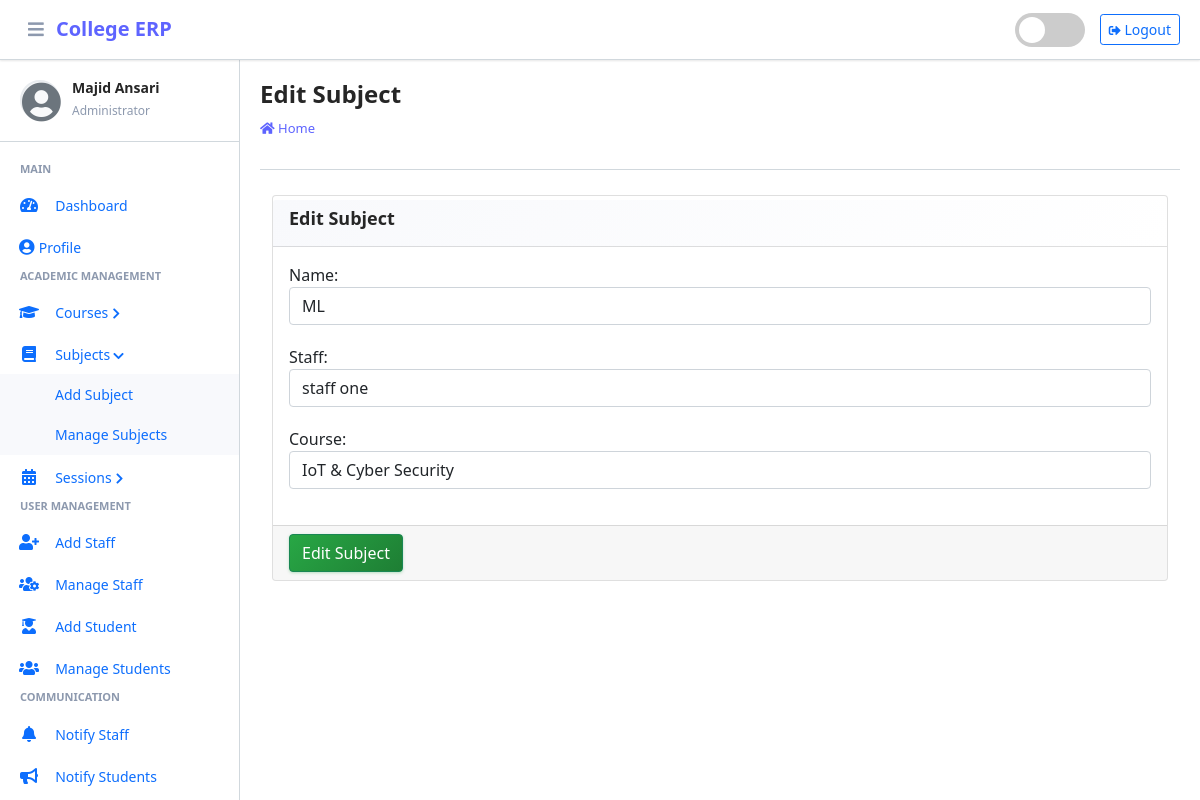
Page /subject/edit/6 (signed in) on the committed database.
### main_app/models.py (models this page shows, shortened)
class CustomUser(AbstractUser):
    USER_TYPE = ((1, "HOD"), (2, "Staff"), (3, "Student"))
    GENDER = [("M", "Male"), ("F", "Female")]
    username = None  # Removed username, using email instead
    email = models.EmailField(unique=True)
    user_type = models.CharField(default=1, choices=USER_TYPE, max_length=1)
    gender = models.CharField(max_length=1, choices=GENDER)
    profile_pic = models.ImageField()
    address = models.TextField()
    fcm_token = models.TextField(default="")  # For firebase notifications
    created_at = models.DateTimeField(auto_now_add=True)
    updated_at = models.DateTimeField(auto_now=True)
    USERNAME_FIELD = "email"
    REQUIRED_FIELDS = []
    objects = CustomUserManager()

class Subject(models.Model):
    name = models.CharField(max_length=120)
    staff = models.ForeignKey(Staff,on_delete=models.CASCADE,)
    course = models.ForeignKey(Course, on_delete=models.CASCADE)
    updated_at = models.DateTimeField(auto_now=True)
    created_at = models.DateTimeField(auto_now_add=True)

### main_app/hod_views.py (the view, shortened to what this page needs)
def edit_subject(request, subject_id):
    instance = get_object_or_404(Subject, id=subject_id)
    form = SubjectForm(request.POST or None, instance=instance)
    context = {
        'form': form,
        'subject_id': subject_id,
        'page_title': 'Edit Subject'
    }
    return render(request, 'hod_template/edit_subject_template.html', context)

### main_app/forms.py
class SubjectForm(FormSettings):
    def __init__(self, *args, **kwargs):
        super(SubjectForm, self).__init__(*args, **kwargs)
    class Meta:
        model = Subject
        fields = ['name', 'staff', 'course']

### main_app/models.py (called while the page is built)
    def __str__(self):
        return self.name

    def __str__(self):
        return self.admin.first_name + " " +  self.admin.last_name

### main_app/templates/hod_template/edit_subject_template.html
{% extends 'main_app/base.html' %}
{% load static %}
{% block page_title %}{{page_title}}{% endblock page_title %}
{% block content %}
<section class="content">
    <div class="container-fluid">
        <div class="row">
            <div class="col-md-12">
                <div class="card card-dark">
                    <div class="card-header">
                        <h3 class="card-title">{{page_title}}</h3>
                    </div>
                    {% include "main_app/form_template.html" with messages=messages  form=form button_text="Edit Subject"%}
                </div>
            </div>
        </div>
    </div>
</section>
{% endblock content %}

### main_app/templates/main_app/erpnext_sidebar.html (shortened to what this page needs)
{% load static %}
<div class="sidebar-header">
    <div class="sidebar-user">
        <i class="fas fa-user-circle sidebar-default-avatar" id="default-avatar" style="display: none;"></i>
        <div class="sidebar-user-info">
            <h6>{{ user.get_full_name|default:user.username }}</h6>
            <small>
                {% if user.user_type == '1' %}
                    Administrator
                {% elif user.user_type == '2' %}
                    Staff Member
                {% else %}
                    Student
                {% endif %}
            </small>
        </div>
    </div>
</div>
<div class="nav-section">
    {% if user.user_type == '1' %}
        <h6 class="nav-section-title">Main</h6>
        <div class="nav-item">
            {% url 'admin_home' as admin_home %}
            <a href="{{ admin_home }}" class="nav-link {% if admin_home == request.path %}active{% endif %}">
                <i class="nav-icon fas fa-tachometer-alt"></i>
                <span class="nav-text">Dashboard</span>
            </a>
        </div>
        <div class="nav-item">
            {% url 'admin_view_profile' as admin_view_profile %}
            <a href="{{ admin_view_profile }}" class="nav-link {% if admin_view_profile == request.path %}active{% endif %}">
                <i class="fas fa-user-circle"></i>
                <span class="nav-text">Profile</span>
            </a>
        </div>
        <h6 class="nav-section-title">Academic Management</h6>
        <div class="nav-item has-submenu {% if 'course' in request.path %}open{% endif %}">
            <a href="#" class="nav-link">
                <i class="nav-icon fas fa-graduation-cap"></i>
                <span class="nav-text">Courses</span>
                <i class="nav-arrow fas fa-chevron-right"></i>
            </a>
        </div>
        <div class="nav-item has-submenu {% if 'subject' in request.path %}open{% endif %}">
            <a href="#" class="nav-link">
                <i class="nav-icon fas fa-book"></i>
                <span class="nav-text">Subjects</span>
                <i class="nav-arrow fas fa-chevron-right"></i>
            </a>
            <div class="nav-submenu">
                <div class="nav-item">
                    {% url 'add_subject' as add_subject %}
                    <a href="{{ add_subject }}" class="nav-link {% if add_subject == request.path %}active{% endif %}">
                        <span class="nav-text">Add Subject</span>
                    </a>
                </div>
                <div class="nav-item">
                    {% url 'manage_subject' as manage_subject %}
                    <a href="{{ manage_subject }}" class="nav-link {% if manage_subject == request.path or 'edit_subject' in request.path %}active{% endif %}">
                        <span class="nav-text">Manage Subjects</span>
                    </a>
                </div>
            </div>
        </div>
        <div class="nav-item has-submenu {% if 'session' in request.path %}open{% endif %}">
            <a href="#" class="nav-link">
                <i class="nav-icon fas fa-calendar-alt"></i>
                <span class="nav-text">Sessions</span>
                <i class="nav-arrow fas fa-chevron-right"></i>
            </a>
        </div>
        <h6 class="nav-section-title">User Management</h6>
        <div class="nav-item">
            {% url 'add_staff' as add_staff %}
            <a href="{{ add_staff }}" class="nav-link {% if add_staff == request.path %}active{% endif %}">
                <i class="nav-icon fas fa-user-plus"></i>
                <span class="nav-text">Add Staff</span>
            </a>
        </div>
        <div class="nav-item">
            {% url 'manage_staff' as manage_staff %}
            <a href="{{ manage_staff }}" class="nav-link {% if manage_staff == request.path or 'edit_staff' in request.path %}active{% endif %}">
                <i class="nav-icon fas fa-users-cog"></i>
                <span class="nav-text">Manage Staff</span>
            </a>
        </div>
        <div class="nav-item">
            {% url 'add_student' as add_student %}
            <a href="{{ add_student }}" class="nav-link {% if add_student == request.path %}active{% endif %}">
                <i class="nav-icon fas fa-user-graduate"></i>
                <span class="nav-text">Add Student</span>
            </a>
        </div>
        <div class="nav-item">
            {% url 'manage_student' as manage_student %}
            <a href="{{ manage_student }}" class="nav-link {% if manage_student == request.path or 'edit_student' in request.path %}active{% endif %}">
                <i class="nav-icon fas fa-users"></i>
                <span class="nav-text">Manage Students</span>
            </a>
        </div>
        <h6 class="nav-section-title">Communication</h6>
        <div class="nav-item">
            {% url 'admin_notify_staff' as admin_notify_staff %}
            <a href="{{ admin_notify_staff }}" class="nav-link {% if admin_notify_staff == request.path %}active{% endif %}">
                <i class="nav-icon fas fa-bell"></i>
                <span class="nav-text">Notify Staff</span>
            </a>
        </div>
        <div class="nav-item">
            {% url 'admin_notify_student' as admin_notify_student %}
            <a href="{{ admin_notify_student }}" class="nav-link {% if admin_notify_student == request.path %}active{% endif %}">
                <i class="nav-icon fas fa-bullhorn"></i>
                <span class="nav-text">Notify Students</span>
            </a>
        </div>
    {% endif %}
</div>

### main_app/templates/main_app/form_template.html (shortened to what this page needs)
<form role="form" method="POST" enctype="multipart/form-data">
    <div class="card-body">
        {% for field in form  %}
        <div class="form-group">
            {{field.label_tag}}
            {{field}}
        </div>
        {% endfor %}
    </div>
    <div class="card-footer">
        <button type="submit" class="btn btn-success btn-block">
            {% if button_text %}
            {{button_text}}
            {% else %}
            Submit
            {% endif %}
        </button>
    </div>
</form>

### rows in the picture
CustomUser: get_full_name "Majid Ansari"
Subject: form "ML" "staff one" "IoT & Cyber Security"

### other values in the picture
{{ page_title }} "Edit Subject"
{{ field.label_tag }} "Name:" "Staff:" "Course:"
{{ button_text }} "Edit Subject"
